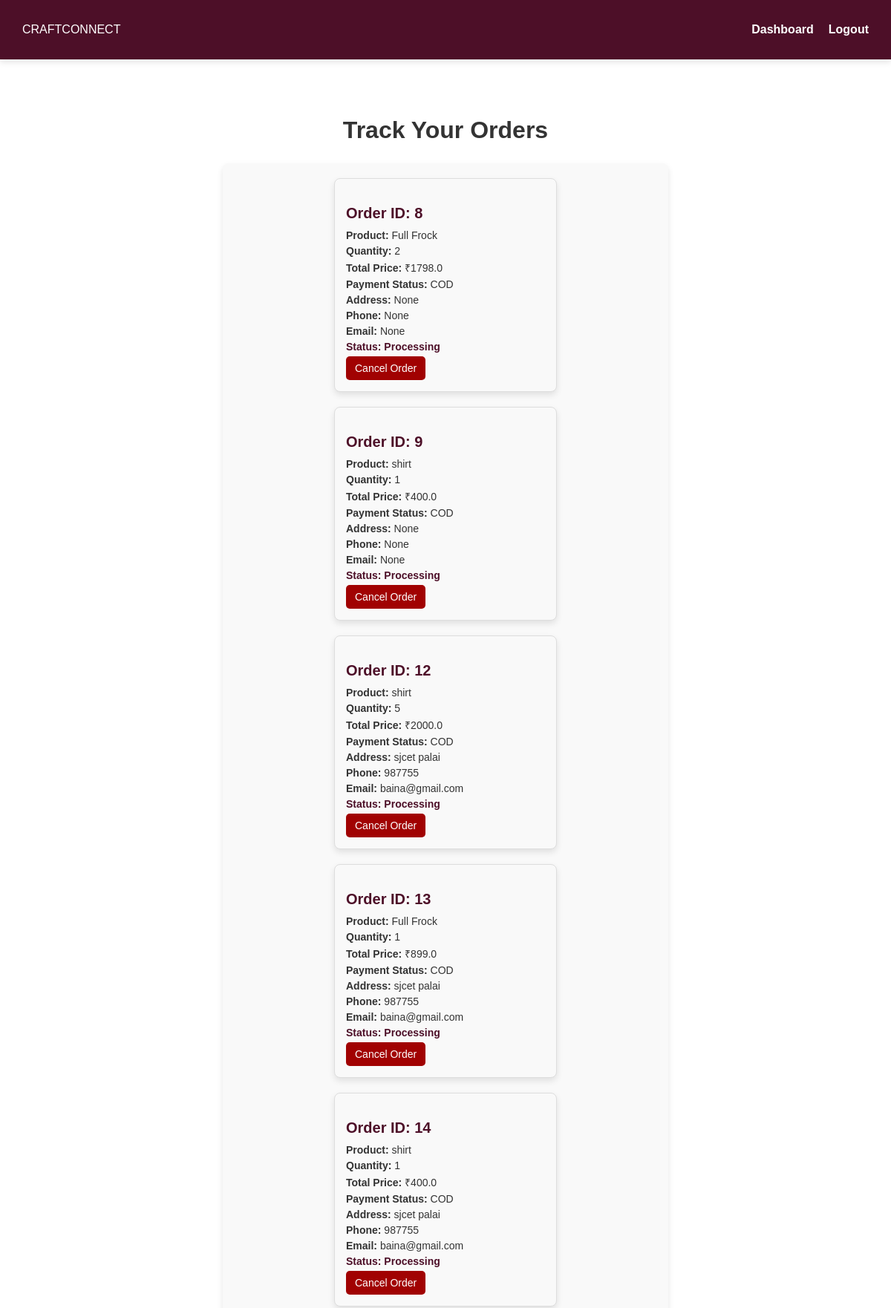
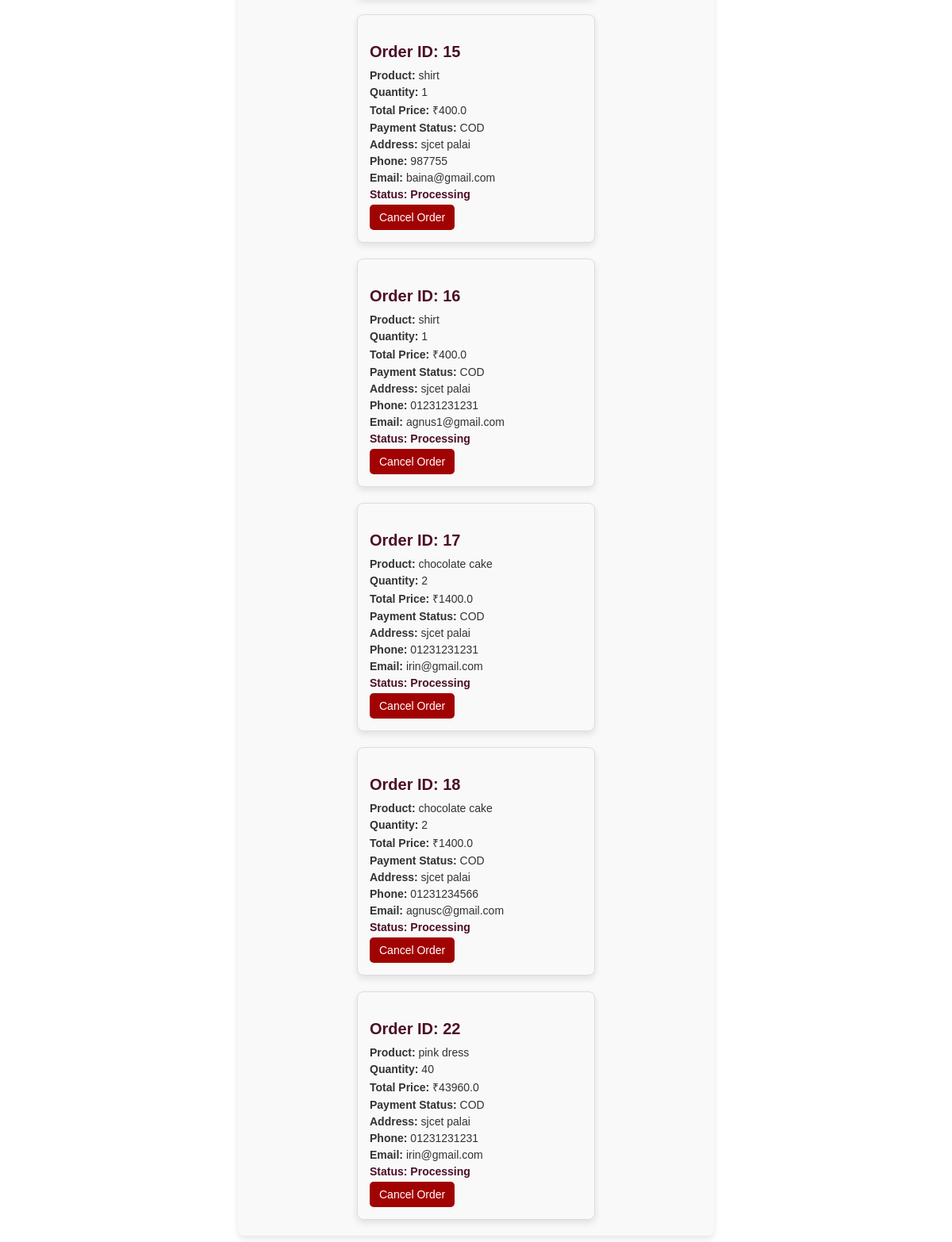
Screenshot of /track_order (signed in) with the database file from the repository (2 pictures, top to bottom).
### tables this page shows
CREATE TABLE orders (
            id INTEGER PRIMARY KEY AUTOINCREMENT,
            user_id INTEGER NOT NULL,
            product_id INTEGER NOT NULL,
            quantity INTEGER NOT NULL,
            total_price REAL NOT NULL,
            status TEXT DEFAULT 'Processing',
            order_date TIMESTAMP DEFAULT CURRENT_TIMESTAMP, payment_status TEXT NOT NULL DEFAULT 'COD', address TEXT, phone TEXT, email TEXT, manufacturer_id INTEGER, confirmation_pending INTEGER DEFAULT 0,
            FOREIGN KEY (user_id) REFERENCES users (id),
            FOREIGN KEY (product_id) REFERENCES products (id)
        );

CREATE TABLE products (
            id INTEGER PRIMARY KEY AUTOINCREMENT,
            name TEXT NOT NULL,
            description TEXT NOT NULL,
            price REAL NOT NULL,
            image TEXT NOT NULL,
            manufacturer_id INTEGER, approved INTEGER DEFAULT 0, category TEXT, stock_limit INTEGER DEFAULT NULL, size_chart TEXT,
            FOREIGN KEY (manufacturer_id) REFERENCES users (id)
        );

### app.py (the view)
@app.route('/track_order')
def track_order():
    if "user_id" not in session:
        flash("You must be logged in to track your orders.", "danger")
        return redirect(url_for("login"))
    user_id = session["user_id"]
    orders = []
    try:
        with sqlite3.connect("craftconnect.db", timeout=10) as conn:
            conn.row_factory = sqlite3.Row  # Fetch rows as dictionaries
            cursor = conn.cursor()
            cursor.execute('''
                SELECT orders.id, products.name AS product_name, orders.quantity,
                       orders.total_price, orders.payment_status, orders.address,
                       orders.phone, orders.email, orders.status
                FROM orders
                JOIN products ON orders.product_id = products.id
                WHERE orders.user_id = ?
            ''', (user_id,))
            orders = cursor.fetchall()
    except sqlite3.OperationalError as e:
        print(f"Database error: {e}")  # Print error in console for debugging
        flash(f"Failed to load orders: {e}", "danger")
    return render_template("track_order.html", orders=orders)

### templates/track_order.html (shortened to what this page needs)
<!DOCTYPE html>
<html lang="en">
<head>
    <link rel="stylesheet" href="{{ url_for('static', filename='css/styles.css') }}">
</head>
<body>
<nav class="navbar">
    <div class="logo">CRAFTCONNECT</div>
    <ul class="nav-links">
        <li><a href="{{ url_for('customer_dashboard') }}">Dashboard</a></li>
        <li><a href="{{ url_for('logout') }}">Logout</a></li>
    </ul>
</nav>
<section class="dashboard">
    <h2>Track Your Orders</h2>
    {% if orders %}
    <div class="order-container">
        {% for order in orders %}
        <div class="order-card">
            <h3>Order ID: {{ order[0] }}</h3>
            <p><strong>Product:</strong> {{ order[1] }}</p>
            <p><strong>Quantity:</strong> {{ order[2] }}</p>
            <p><strong>Total Price:</strong> ₹{{ order[3] }}</p>
            <p><strong>Payment Status:</strong> {{ order[4] }}</p>
            <p><strong>Address:</strong> {{ order[5] }}</p>
            <p><strong>Phone:</strong> {{ order[6] }}</p>
            <p><strong>Email:</strong> {{ order[7] }}</p>
            <p class="status"><strong>Status:</strong> {{ order[8] }}</p>
            {% if order[8] == "Processing" %}
                <a href="{{ url_for('cancel_order', order_id=order[0]) }}" class="cancel-btn">Cancel Order</a>
            {% endif %}
        </div>
        {% endfor %}
    </div>
    {% else %}
        <p>No orders found.</p>
    {% endif %}
</section>
</body>
</html>

### static/css/styles.css (style rules this page uses)
body { margin: 0; padding: 0; overflow-x: hidden; font-family: Arial, sans-serif; background: white; color: #4D0F28; min-height: 100vh; box-sizing: border-box; width:100%; max-width: 100%; }
.navbar { display: flex; justify-content: space-between; align-items: center; padding: 15px 30px; background: #4D0F28; color: white; box-shadow: 0px 4px 8px rgba(0, 0, 0, 0.1); max-width: 100%; flex-wrap: wrap; }
.nav-links { list-style: none; display: flex; gap: 20px; }
.nav-links a { text-decoration: none; color: white; font-size: 16px; font-weight: bold; transition: color 0.3s ease; }
.dashboard { text-align: center; padding: 50px; }
.dashboard h2 { font-size: 32px; color: #333; }
* { outline: none; box-sizing: border-box; max-width: 100vw; }
.cancel-btn { background-color: red; color: white; padding: 8px 12px; border: none; cursor: pointer; border-radius: 5px; font-size: 14px; transition: 0.3s ease; }
.order-container { max-width: 600px; margin: 50px auto; padding: 20px; background-color: #f9f9f9; border-radius: 8px; box-shadow: 0 4px 8px rgba(0, 0, 0, 0.1); text-align: left; }

### templates/track_order.html (style rules this page uses)
.order-container { display: flex; flex-wrap: wrap; gap: 20px; justify-content: center; margin-top: 20px; }
.order-card { background-color: #f9f9f9; border: 1px solid #ddd; border-radius: 8px; width: 300px; padding: 15px; box-shadow: 0 4px 8px rgba(0, 0, 0, 0.1); text-align: left; }
.order-card h3 { font-size: 20px; color: #4D0F28; margin-bottom: 10px; }
.order-card p { font-size: 14px; color: #333; margin: 5px 0; }
.order-card .cancel-btn { display: inline-block; background-color: #a10202; color: white; border: none; padding: 8px 12px; cursor: pointer; border-radius: 5px; text-decoration: none; font-size: 14px; }
.order-card .status { font-weight: bold; color: #4D0F28; }

### rows the page displays
orders: id "8", name "Full Frock", quantity "2", total_price "1798.0", payment_status "COD", order "None", status "Processing"
orders: id "9", name "shirt", quantity "1", total_price "400.0", payment_status "COD", order "None", status "Processing"
orders: id "12", name "shirt", quantity "5", total_price "2000.0", payment_status "COD", address "sjcet palai", phone "987755", email "baina@gmail.com", status "Processing"
orders: id "13", name "Full Frock", quantity "1", total_price "899.0", payment_status "COD", address "sjcet palai", phone "987755", email "baina@gmail.com", status "Processing"
orders: id "14", name "shirt", quantity "1", total_price "400.0", payment_status "COD", address "sjcet palai", phone "987755", email "baina@gmail.com", status "Processing"
orders: id "15", name "shirt", quantity "1", total_price "400.0", payment_status "COD", address "sjcet palai", phone "987755", email "baina@gmail.com", status "Processing"
orders: id "16", name "shirt", quantity "1", total_price "400.0", payment_status "COD", address "sjcet palai", phone "01231231231", email "agnus1@gmail.com", status "Processing"
orders: id "17", name "chocolate cake", quantity "2", total_price "1400.0", payment_status "COD", address "sjcet palai", phone "01231231231", email "irin@gmail.com", status "Processing"
orders: id "18", name "chocolate cake", quantity "2", total_price "1400.0", payment_status "COD", address "sjcet palai", phone "01231234566", email "agnusc@gmail.com", status "Processing"
orders: id "22", name "pink dress", quantity "40", total_price "43960.0", payment_status "COD", address "sjcet palai", phone "01231231231", email "irin@gmail.com", status "Processing"
